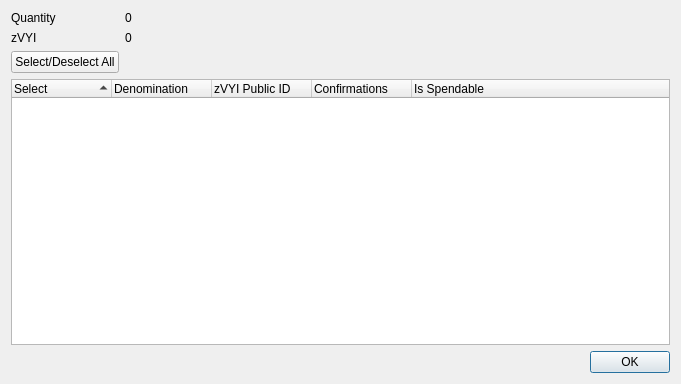
<?xml version="1.0" encoding="UTF-8"?>
<ui version="4.0">
 <class>ZVyigratControlDialog</class>
 <widget class="QDialog" name="ZVyigratControlDialog">
  <property name="geometry">
   <rect>
    <x>0</x>
    <y>0</y>
    <width>681</width>
    <height>384</height>
   </rect>
  </property>
  <property name="minimumSize">
   <size>
    <width>681</width>
    <height>384</height>
   </size>
  </property>
  <property name="windowTitle">
   <string>Select zVYI to Spend</string>
  </property>
  <layout class="QGridLayout" name="gridLayout">
   <item row="0" column="0">
    <layout class="QFormLayout" name="formLayout">
     <property name="sizeConstraint">
      <enum>QLayout::SetDefaultConstraint</enum>
     </property>
     <item row="0" column="0">
      <widget class="QLabel" name="labelQuantity">
       <property name="text">
        <string>Quantity</string>
       </property>
      </widget>
     </item>
     <item row="0" column="1">
      <widget class="QLabel" name="labelQuantity_int">
       <property name="text">
        <string>0</string>
       </property>
      </widget>
     </item>
     <item row="1" column="0">
      <widget class="QLabel" name="labelZVyigrat">
       <property name="text">
        <string>zVYI</string>
       </property>
      </widget>
     </item>
     <item row="1" column="1">
      <widget class="QLabel" name="labelZVyigrat_int">
       <property name="text">
        <string>0</string>
       </property>
      </widget>
     </item>
     <item row="2" column="0">
      <widget class="QPushButton" name="pushButtonAll">
       <property name="text">
        <string>Select/Deselect All</string>
       </property>
      </widget>
     </item>
    </layout>
   </item>
   <item row="1" column="0">
    <layout class="QVBoxLayout" name="verticalLayout">
     <item>
      <widget class="QTreeWidget" name="treeWidget">
       <property name="minimumSize">
        <size>
         <width>0</width>
         <height>250</height>
        </size>
       </property>
       <property name="alternatingRowColors">
        <bool>true</bool>
       </property>
       <property name="sortingEnabled">
        <bool>true</bool>
       </property>
       <property name="columnCount">
        <number>5</number>
       </property>
       <attribute name="headerDefaultSectionSize">
        <number>100</number>
       </attribute>
       <column>
        <property name="text">
         <string notr="true">Select</string>
        </property>
       </column>
       <column>
        <property name="text">
         <string notr="true">Denomination</string>
        </property>
       </column>
       <column>
        <property name="text">
         <string notr="true">zVYI Public ID</string>
        </property>
       </column>
       <column>
        <property name="text">
         <string notr="true">Confirmations</string>
        </property>
       </column>
       <column>
        <property name="text">
         <string>Is Spendable</string>
        </property>
       </column>
      </widget>
     </item>
     <item>
      <widget class="QDialogButtonBox" name="buttonBox">
       <property name="orientation">
        <enum>Qt::Horizontal</enum>
       </property>
       <property name="standardButtons">
        <set>QDialogButtonBox::Ok</set>
       </property>
      </widget>
     </item>
    </layout>
   </item>
  </layout>
 </widget>
 <resources/>
 <connections>
  <connection>
   <sender>buttonBox</sender>
   <signal>accepted()</signal>
   <receiver>ZVyigratControlDialog</receiver>
   <slot>accept()</slot>
   <hints>
    <hint type="sourcelabel">
     <x>248</x>
     <y>254</y>
    </hint>
    <hint type="destinationlabel">
     <x>157</x>
     <y>274</y>
    </hint>
   </hints>
  </connection>
  <connection>
   <sender>buttonBox</sender>
   <signal>rejected()</signal>
   <receiver>ZVyigratControlDialog</receiver>
   <slot>reject()</slot>
   <hints>
    <hint type="sourcelabel">
     <x>316</x>
     <y>260</y>
    </hint>
    <hint type="destinationlabel">
     <x>286</x>
     <y>274</y>
    </hint>
   </hints>
  </connection>
 </connections>
</ui>
